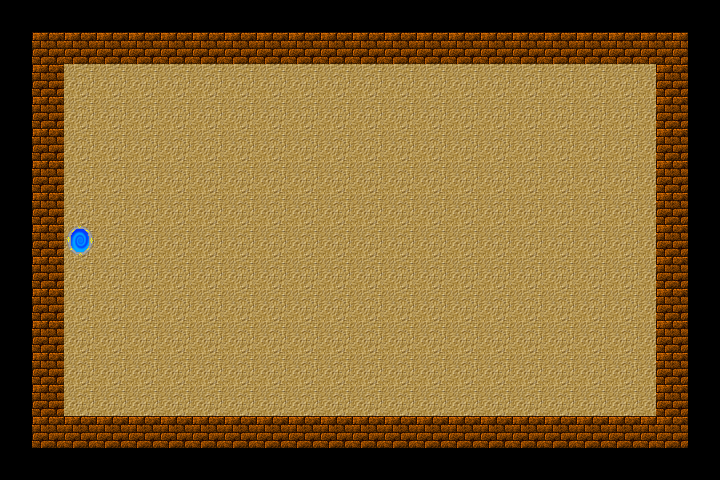

A 2D game scene composited from a Tiled map and its tileset images. What follows is a short description and the map's XML, with each tile layer's data collapsed to a summary:
An orthogonal 45x30 tile map with 16x16 px tiles, 2 tile layers (roomLayer, objectLayer) and 6 objects (Room1Center, spawnPointWest).

<map version="1.0" orientation="orthogonal" renderorder="right-down" width="45" height="30" tilewidth="16" tileheight="16" nextobjectid="13">
 <tileset firstgid="1" name="DungeonTileSet" tilewidth="16" tileheight="16" tilecount="12288">
  <image source="../tilesets/DungeonTileSet.png" width="2048" height="1536" />
 </tileset>
 <layer name="roomLayer" width="45" height="30">
  <data>[1350 cells, 1066 non-empty, 8 distinct tile ids]</data>
 </layer>
 <layer name="objectLayer" width="45" height="30">
  <data>[1350 cells, 4 non-empty, 4 distinct tile ids]</data>
 </layer>
 <objectgroup name="door">
  <object id="1" name="Room1Center" x="64" y="224" width="32" height="32">
   <properties>
    <property name="destination" value="Room1Center" />
    <property name="position" value="west" />
   </properties>
  </object>
 </objectgroup>
 <objectgroup color="#00ff00" name="spawnPoint">
  <object id="2" name="spawnPointWest" x="112" y="224" width="32" height="32" />
 </objectgroup>
 <objectgroup name="collision">
  <object id="7" x="32" y="32" width="656" height="32" />
  <object id="8" x="32" y="416" width="656" height="32" />
  <object id="9" x="32" y="64" width="32" height="352" />
  <object id="12" x="656" y="64" width="32" height="352" />
 </objectgroup>
</map>
